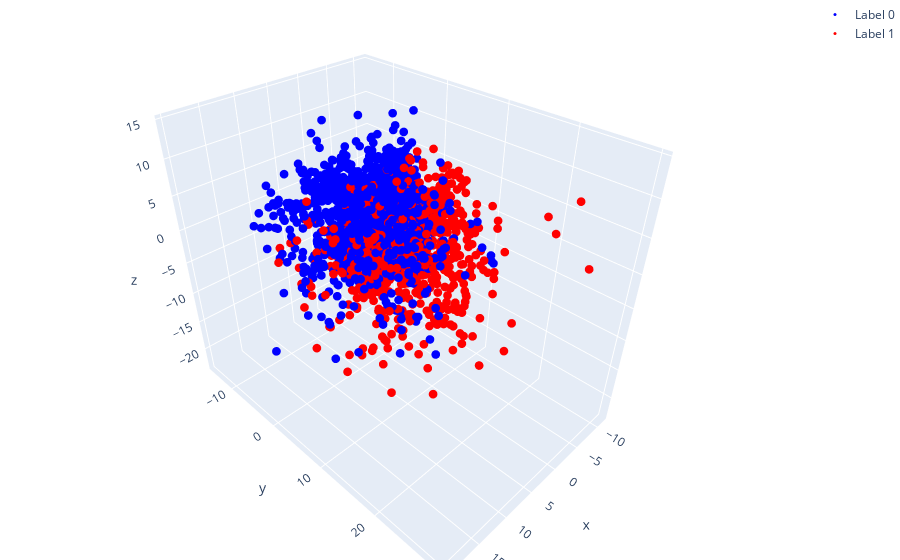

Here is the notebook cell this chart was saved with:
### Markdown cell above
### Variational Autoencoder

### Code cell
import torch
from torch import nn
from torch.autograd import Variable
import matplotlib.pyplot as plt
from mpl_toolkits.mplot3d import Axes3D
import numpy as np
import plotly.graph_objects as go
import torch.nn.functional as F
from sklearn.model_selection import train_test_split

df = pd.read_feather(r'C:\Users\Jonah\OneDrive\Documents\Thesis\data-science-util\data\cleaned\generative_ai_dataset\train.feather')
train, test = train_test_split(df, test_size=0.2, random_state=42)
# Set random seed for reproducibility
torch.manual_seed(42)

# Set device
device = torch.device('cuda' if torch.cuda.is_available() else 'cpu')

# Assuming that data_tensor is your tensor
# data_tensor = your_tensor 
# Separating out the target
target = train['labels']

# Separating out the features
features = train.drop(['labels'], axis=1)

# Convert the DataFrame to a numpy array and then to a torch tensor
data_tensor = torch.from_numpy(features.values.astype(np.float32))
# Define the autoencoder
class VariationalAutoencoder(nn.Module):
    def __init__(self, num_features):
        super(VariationalAutoencoder, self).__init__()
        
        self.fc1 = nn.Linear(num_features, 256)
        self.fc21 = nn.Linear(256, 3)  # Mean of latent variables
        self.fc22 = nn.Linear(256, 3)  # Log variance of latent variables

        self.fc3 = nn.Linear(3, 64)
        self.fc4 = nn.Linear(64, 256)
        self.fc5 = nn.Linear(256, num_features)

    def encode(self, x):
        h1 = F.relu(self.fc1(x))
        return self.fc21(h1), self.fc22(h1)

    def reparameterize(self, mu, logvar):
        std = torch.exp(0.5*logvar)
        eps = torch.randn_like(std)
        return mu + eps*std

    def decode(self, z):
        h3 = F.relu(self.fc3(z))
        h4 = F.relu(self.fc4(h3))
        return torch.sigmoid(self.fc5(h4))

    def forward(self, x):
        mu, logvar = self.encode(x)
        z = self.reparameterize(mu, logvar)
        return self.decode(z), mu, logvar
    
def vae_loss(recon_x, x, mu, logvar):
    BCE = F.binary_cross_entropy(recon_x, x.view(-1, num_features), reduction='sum')

    # see Appendix B from VAE paper:
    # Kingma and Welling. Auto-Encoding Variational Bayes. ICLR, 2014
    # https://arxiv.org/abs/1312.6114
    # 0.5 * sum(1 + log(sigma^2) - mu^2 - sigma^2)
    KLD = -0.5 * torch.sum(1 + logvar - mu.pow(2) - logvar.exp())

    return BCE + KLD
# Define the number of features
num_features = data_tensor.size(1)

# Initialize the autoencoder
dropout_autoencoder = VariationalAutoencoder(num_features).to(device)





# Loss and optimizer
optimizer = torch.optim.Adam(dropout_autoencoder.parameters(), lr=0.01)

# Training the VAE
num_epochs = 1000  # You may need to increase this value depending on your data
for epoch in range(num_epochs):
    inputs = data_tensor.to(device)
    outputs, mu, logvar = dropout_autoencoder(inputs)
    loss = vae_loss(outputs, inputs, mu, logvar)
    
    optimizer.zero_grad()
    loss.backward()
    optimizer.step()

# Extract the latent space
mu, logvar = dropout_autoencoder.encode(data_tensor.to(device))
latent_space = dropout_autoencoder.reparameterize(mu, logvar).cpu().detach().numpy()


# Convert target to numpy for easy indexing
target_np = target.to_numpy()

# Create a trace for each class (0, 1)
trace0 = go.Scatter3d(
    x = latent_space[target_np==0, 0],
    y = latent_space[target_np==0, 1],
    z = latent_space[target_np==0, 2],
    mode = 'markers',
    name = 'Label 0',
    marker = dict(
        size = 3,
        color = 'blue',
    )
)

trace1 = go.Scatter3d(
    x = latent_space[target_np==1, 0],
    y = latent_space[target_np==1, 1],
    z = latent_space[target_np==1, 2],
    mode = 'markers',
    name = 'Label 1',
    marker = dict(
        size = 3,
        color = 'red',
    )
)

data = [trace0, trace1]
layout = go.Layout(
    margin=dict(
        l=0,
        r=0,
        b=0,
        t=0
    )
)

fig = go.Figure(data=data, layout=layout)
fig.show()

### Figure 1 — Plotly figure (JSON) as saved in the notebook; plotly's stock layout.template omitted (floating-point values rounded to 4 significant figures; data arrays with more than 128 entries replaced by an {"elided": "..."} marker saying what was removed)
{"data": [{"marker": {"color": "blue", "size": 3}, "mode": "markers", "name": "Label 0", "type": "scatter3d", "x": {"elided": "3069 float values"}, "y": {"elided": "3069 float values"}, "z": {"elided": "3069 float values"}}, {"marker": {"color": "red", "size": 3}, "mode": "markers", "name": "Label 1", "type": "scatter3d", "x": {"elided": "1131 float values"}, "y": {"elided": "1131 float values"}, "z": {"elided": "1131 float values"}}], "layout": {"margin": {"b": 0, "l": 0, "r": 0, "t": 0}}}
